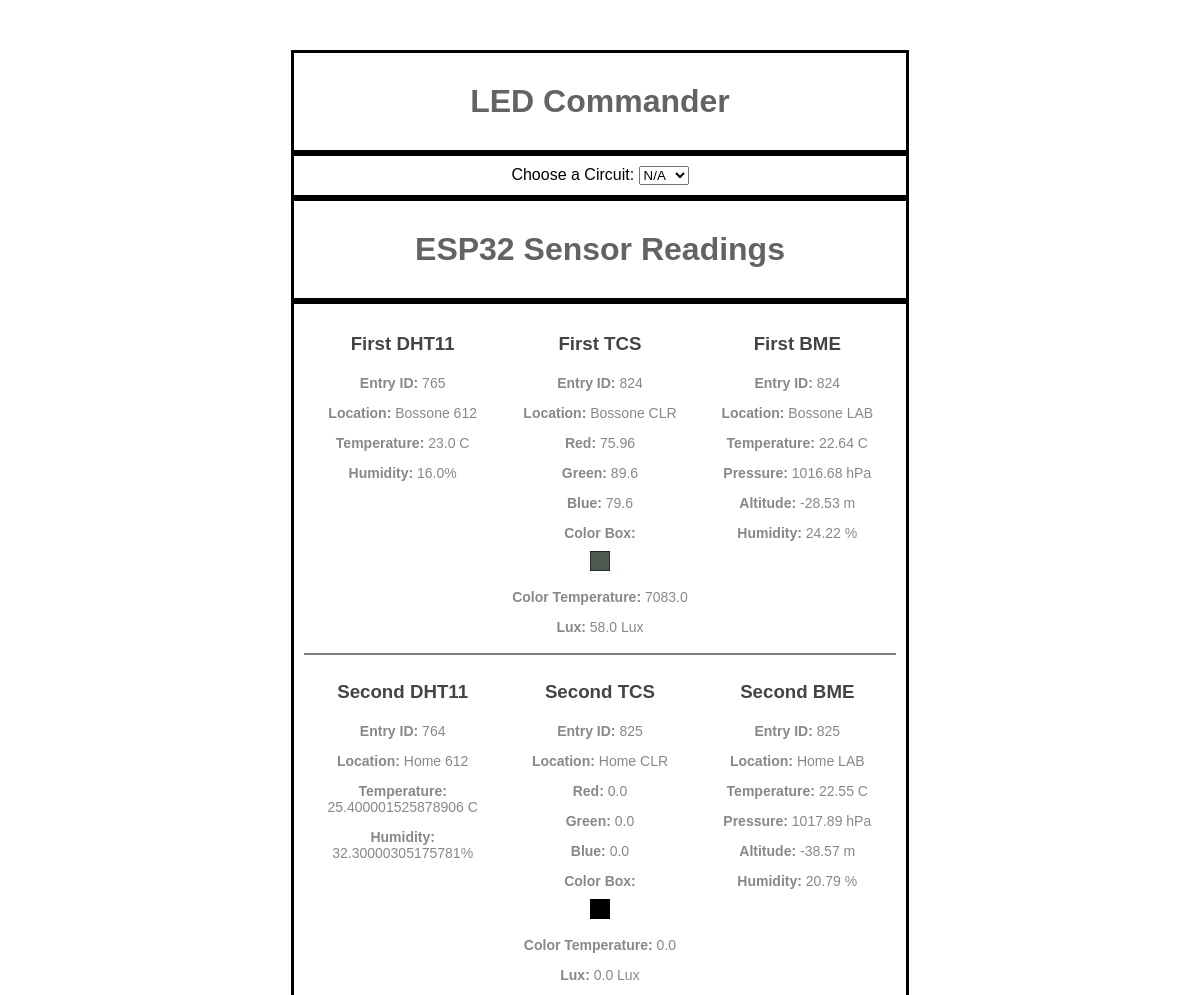
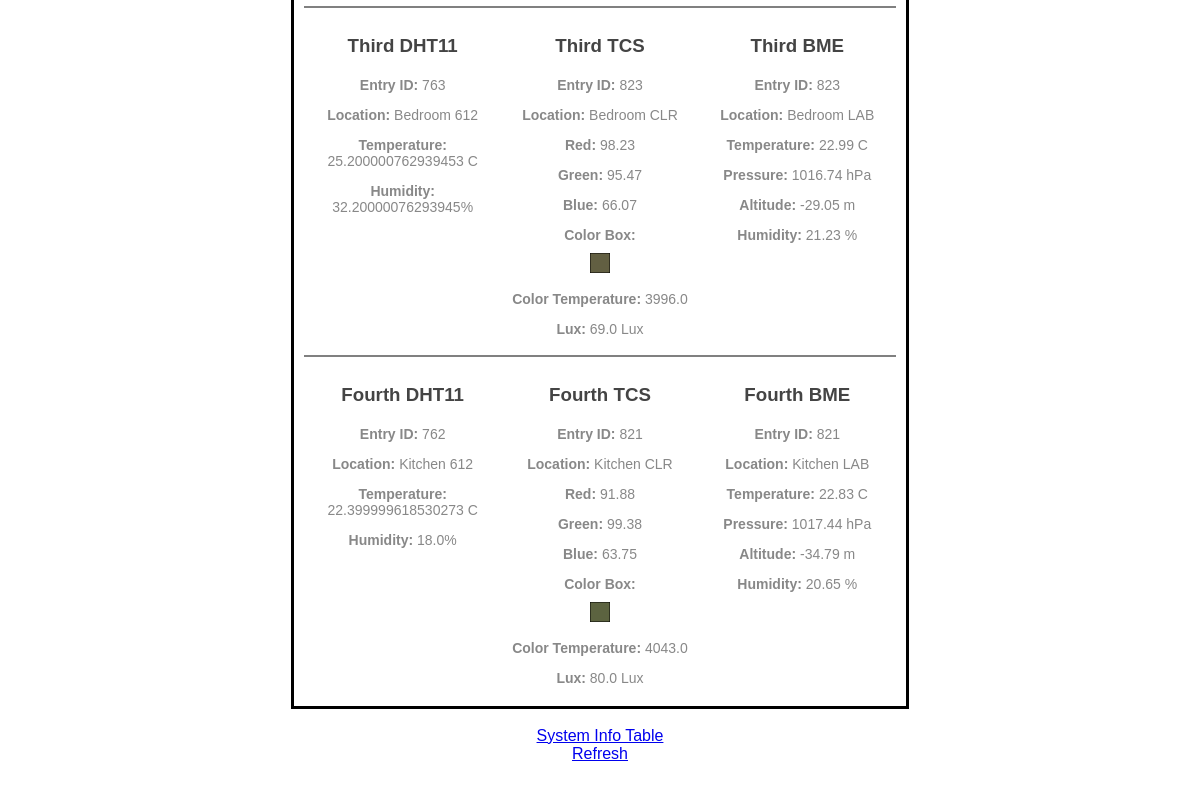
The page / on the database its author committed (2 pictures, top to bottom).
### database.py (models this page shows, shortened)
class Post_DHT(db.Model):
    __tablename__ = 'post_DHT'
    id = db.Column(db.Integer, primary_key=True)
    date_posted = db.Column(db.DateTime, nullable=False, default=datetime.now())
    temperature = db.Column(db.Float, nullable=False)
    humidity = db.Column(db.Float, nullable=False)
    sensor_id = db.Column(db.Integer, db.ForeignKey('sensor.id'), nullable=False)

class Sensor(db.Model):
    id = db.Column(db.Integer, primary_key=True)
    name = db.Column(db.String(100), unique=True, nullable=False)
    location = db.Column(db.String(100), nullable=False)
    posts_dht = db.relationship('Post_DHT', backref='author', lazy=True)
    posts_bme = db.relationship('Post_BME', backref='author', lazy=True)
    posts_tcs = db.relationship('Post_TCS', backref='author', lazy=True)

class Post_TCS(db.Model):
    __tablename__ = 'post_TCS'
    id = db.Column(db.Integer, primary_key=True)
    date_posted = db.Column(db.DateTime, nullable=False, default=datetime.now())
    red = db.Column(db.Float, nullable=False)
    green = db.Column(db.Float, nullable=False)
    blue = db.Column(db.Float, nullable=False)
    clr_temp = db.Column(db.Float, nullable=False)
    lux = db.Column(db.Float, nullable=False)
    sensor_id = db.Column(db.Integer, db.ForeignKey('sensor.id'), nullable=False)

class Post_BME(db.Model):
    __tablename__ = 'post_BME'
    id = db.Column(db.Integer, primary_key=True)
    date_posted = db.Column(db.DateTime, nullable=False, default=datetime.now())
    temperature = db.Column(db.Float, nullable=False)
    pressure = db.Column(db.Float, nullable=False)
    altitude = db.Column(db.Float, nullable=False)
    humidity = db.Column(db.Float, nullable=False)
    sensor_id = db.Column(db.Integer, db.ForeignKey('sensor.id'), nullable=False)

### database.py (the view)
@app.route('/', methods=["POST", "GET"])
def setLED():
    if request.method == "POST":
        circuit_id = None
        if (request.form.get("circuits") is None):
            return
        else:
            circuit_id = request.form.get("circuits")
        if (circuit_id[2] == "1"):
            if request.form.get("c1_redled"):
                c1_red_led_val = 1
            else:
                c1_red_led_val = 0
            if not (request.form["c1_blueled"]):
                c1_blue_led_val = 0
            else:
                c1_blue_led_val = int(request.form["c1_blueled"])
            data1 = json.dumps({
                    'redled': c1_red_led_val,
                    'blueled': c1_blue_led_val
            })
            try:
                r1 = requests.post("http://" + dic_cid_to_ip[circuit_id] + '/led_set_post', data=data1)
            except KeyError:
                print("Key:",circuit_id,"does not exist.")
        elif (circuit_id[2] == "2"):
            if not (request.form["c2_redled"]):
                c2_red_led_val = 0
            else:
                c2_red_led_val = int(request.form["c2_redled"])
            if not (request.form["c2_greenled"]):
                c2_green_led_val = 0
            else:
                c2_green_led_val = int(request.form["c2_greenled"])
            if not (request.form["c2_blueled"]):
                c2_blue_led_val = 0
            else:
                c2_blue_led_val = int(request.form["c2_blueled"])
            data2 = json.dumps({
                    'redled': c2_red_led_val,
                    'greenled': c2_green_led_val,
                    'blueled': c2_blue_led_val
                })
            try:
                r2 = requests.post("http://" + dic_cid_to_ip[circuit_id] + '/led_set_post', data=data2)
            except KeyError:
                print("Key:",circuit_id,"cid does not exist.")
        data_list = []
        for sensor_idd in range(1,13):
            iv,sv = retrieve_latest_record(sensor_idd)
            if ((sensor_idd % 3) == 0):
                data_list.append(sv)
            elif ((sensor_idd % 3) == 1):
                data_list.append(iv)
            elif ((sensor_idd % 3) == 2):
                data_list.append(sv)
        return render_template('Latest_Info_LED_Commander.html', data_list=data_list)
    else:
        data_list = []
        for sensor_idd in range(1,13):
            iv,sv = retrieve_latest_record(sensor_idd)
            if ((sensor_idd % 3) == 0):
                data_list.append(sv)
            elif ((sensor_idd % 3) == 1):
                data_list.append(iv)
            elif ((sensor_idd % 3) == 2):
                data_list.append(sv)
        return render_template('Latest_Info_LED_Commander.html', data_list=data_list)

### templates/Latest_Info_LED_Commander.html (shortened to what this page needs)
<!DOCTYPE html>
<html>
<head>
</head>
<body onload="onlodfunction()">
<div class="teetle">
	<h1>LED Commander</h1>
</div>
<div class="center2">
	<form action="" method="post">
		<label for="circuits">Choose a Circuit:</label>
		<select onchange="hideShow(value);" name="circuits" id ="circuits" selected="N/A">
			<option value="000"> N/A</option>
		</select>
	</form>
</div>
<div class="teetle">
    <h1> ESP32 Sensor Readings</h1>
</div>
<div class="teetle">
    <div class="row">
        <div class="column">
            <h3> First DHT11 </h3>
            <p> <b>Entry ID:</b> {{data_list[0].id}} </p>
            <p> <b>Location:</b> {{data_list[0].location_dht}} </p>
            <p> <b>Temperature:</b> {{data_list[0].temperature}} C</p>
            <p> <b>Humidity:</b> {{data_list[0].humidity}}%</p>
        </div>
        <div class="column">
            <h3> First TCS </h3>
            <p> <b>Entry ID:</b> {{data_list[1].id_tcs}} </p>
            <p> <b>Location:</b> {{data_list[1].location_tcs}} </p>
            <p> <b>Red:</b> {{data_list[1].red}} </p>
            <p> <b>Green:</b> {{data_list[1].green}} </p>
            <p> <b>Blue:</b> {{data_list[1].blue}} </p>
            <p> <b>Color Box:</b></p>
            <svg width="20" height="20" xmlns="http://www.w3.org/2000/svg">
                <title>box</title>
                <g id="Color_Box">
                    <title>Color_Box</title>
                    <rect id="svg_1" height="20" width="20" y="0" x="0" stroke="#000" fill="rgb({{data_list[1].red}},{{data_list[1].green}},{{data_list[1].blue}})"/>
                </g>
            </svg>
            <p> <b>Color Temperature:</b> {{data_list[1].clr_temp}} </p>
            <p> <b>Lux:</b> {{data_list[1].lux}} Lux</p>
        </div>
        <div class="column">
            <h3> First BME </h3>
            <p> <b>Entry ID:</b> {{data_list[2].id_bme}} </p>
            <p> <b>Location:</b> {{data_list[2].location_bme}} </p>
            <p> <b>Temperature:</b> {{data_list[2].temperature}} C</p>
            <p> <b>Pressure:</b> {{data_list[2].pressure}} hPa</p>
            <p> <b>Altitude:</b> {{data_list[2].altitude}} m</p>
            <p> <b>Humidity:</b> {{data_list[2].humidity}} %</p>
        </div>
    </div>
    <hr noshade>
    <div class="row">
        <div class="column">
            <h3> Second DHT11 </h3>
            <p> <b>Entry ID:</b> {{data_list[3].id}} </p>
            <p> <b>Location:</b> {{data_list[3].location_dht}} </p>
            <p> <b>Temperature:</b> {{data_list[3].temperature}} C</p>
            <p> <b>Humidity:</b> {{data_list[3].humidity}}%</p>
        </div>
        <div class="column">
            <h3> Second TCS </h3>
            <p> <b>Entry ID:</b> {{data_list[4].id_tcs}} </p>
            <p> <b>Location:</b> {{data_list[4].location_tcs}} </p>
            <p> <b>Red:</b> {{data_list[4].red}} </p>
            <p> <b>Green:</b> {{data_list[4].green}} </p>
            <p> <b>Blue:</b> {{data_list[4].blue}} </p>
            <p> <b>Color Box:</b></p>
            <svg width="20" height="20" xmlns="http://www.w3.org/2000/svg">
                <title>box</title>
                <g id="Color_Box">
                    <title>Color_Box</title>
                    <rect id="svg_1" height="20" width="20" y="0" x="0" stroke="#000" fill="rgb({{data_list[4].red}},{{data_list[4].green}},{{data_list[4].blue}})"/>
                </g>
            </svg>
            <p> <b>Color Temperature:</b> {{data_list[4].clr_temp}} </p>
            <p> <b>Lux:</b> {{data_list[4].lux}} Lux</p>
        </div>
        <div class="column">
            <h3> Second BME </h3>
            <p> <b>Entry ID:</b> {{data_list[5].id_bme}} </p>
            <p> <b>Location:</b> {{data_list[5].location_bme}} </p>
            <p> <b>Temperature:</b> {{data_list[5].temperature}} C</p>
            <p> <b>Pressure:</b> {{data_list[5].pressure}} hPa</p>
            <p> <b>Altitude:</b> {{data_list[5].altitude}} m</p>
            <p> <b>Humidity:</b> {{data_list[5].humidity}} %</p>
        </div>
    </div>
    <hr noshade>
    <div class="row">
        <div class="column">
            <h3> Third DHT11 </h3>
            <p> <b>Entry ID:</b> {{data_list[6].id}} </p>
            <p> <b>Location:</b> {{data_list[6].location_dht}} </p>
            <p> <b>Temperature:</b> {{data_list[6].temperature}} C</p>
            <p> <b>Humidity:</b> {{data_list[6].humidity}}%</p>
        </div>
        <div class="column">
            <h3> Third TCS </h3>
            <p> <b>Entry ID:</b> {{data_list[7].id_tcs}} </p>
            <p> <b>Location:</b> {{data_list[7].location_tcs}} </p>
            <p> <b>Red:</b> {{data_list[7].red}} </p>
            <p> <b>Green:</b> {{data_list[7].green}} </p>
            <p> <b>Blue:</b> {{data_list[7].blue}} </p>
            <p> <b>Color Box:</b></p>
            <svg width="20" height="20" xmlns="http://www.w3.org/2000/svg">
                <title>box</title>
                <g id="Color_Box">
                    <title>Color_Box</title>
                    <rect id="svg_1" height="20" width="20" y="0" x="0" stroke="#000" fill="rgb({{data_list[7].red}},{{data_list[7].green}},{{data_list[7].blue}})"/>
                </g>
            </svg>
            <p> <b>Color Temperature:</b> {{data_list[7].clr_temp}} </p>
            <p> <b>Lux:</b> {{data_list[7].lux}} Lux</p>
        </div>
        <div class="column">
            <h3> Third BME </h3>
            <p> <b>Entry ID:</b> {{data_list[8].id_bme}} </p>
            <p> <b>Location:</b> {{data_list[8].location_bme}} </p>
            <p> <b>Temperature:</b> {{data_list[8].temperature}} C</p>
            <p> <b>Pressure:</b> {{data_list[8].pressure}} hPa</p>
            <p> <b>Altitude:</b> {{data_list[8].altitude}} m</p>
            <p> <b>Humidity:</b> {{data_list[8].humidity}} %</p>
        </div>
    </div>
    <hr noshade>
    <div class="row">
        <div class="column">
            <h3> Fourth DHT11 </h3>
            <p> <b>Entry ID:</b> {{data_list[9].id}} </p>
            <p> <b>Location:</b> {{data_list[9].location_dht}} </p>
            <p> <b>Temperature:</b> {{data_list[9].temperature}} C</p>
            <p> <b>Humidity:</b> {{data_list[9].humidity}}%</p>
        </div>
        <div class="column">
            <h3> Fourth TCS </h3>
            <p> <b>Entry ID:</b> {{data_list[10].id_tcs}} </p>
            <p> <b>Location:</b> {{data_list[10].location_tcs}} </p>
            <p> <b>Red:</b> {{data_list[10].red}} </p>
            <p> <b>Green:</b> {{data_list[10].green}} </p>
            <p> <b>Blue:</b> {{data_list[10].blue}} </p>
            <p> <b>Color Box:</b></p>
            <svg width="20" height="20" xmlns="http://www.w3.org/2000/svg">
                <title>box</title>
                <g id="Color_Box">
                    <title>Color_Box</title>
                    <rect id="svg_1" height="20" width="20" y="0" x="0" stroke="#000" fill="rgb({{data_list[10].red}},{{data_list[10].green}},{{data_list[10].blue}})"/>
                </g>
            </svg>
            <p> <b>Color Temperature:</b> {{data_list[10].clr_temp}} </p>
            <p> <b>Lux:</b> {{data_list[10].lux}} Lux</p>
        </div>
        <div class="column">
            <h3> Fourth BME </h3>
            <p> <b>Entry ID:</b> {{data_list[11].id_bme}} </p>
            <p> <b>Location:</b> {{data_list[11].location_bme}} </p>
            <p> <b>Temperature:</b> {{data_list[11].temperature}} C</p>
            <p> <b>Pressure:</b> {{data_list[11].pressure}} hPa</p>
            <p> <b>Altitude:</b> {{data_list[11].altitude}} m</p>
            <p> <b>Humidity:</b> {{data_list[11].humidity}} %</p>
        </div>
    </div>
</div>
<br>
<a href="/system_info">System Info Table</a>
<br>
<a href="/">Refresh</a>
<br>
<br>
</body>
</html>

### templates/Latest_Info_LED_Commander.html (style rules this page uses)
html { font-family: Helvetica; display: inline-block; margin: 0px auto; text-align: center }
body { margin-top: 50px; }
.teetle { margin: auto; text-align: center; width: 50%; background: light rgb(24, 24, 24); border: 3px solid black; padding: 10px; }
.center2 { margin: auto;text-align: center;width: 50%;border: 3px solid black;padding: 10px; }
h1 { color: #424242d2; margin: 10px auto 10px; padding: 10px; }
h3 { color: #444444; margin-bottom: 20px; }
p { font-size: 14px; color: #888; margin-bottom: 10px; }
.column { float: left; width: 33.33%; }
.row:after { content: ""; display: table; clear: both; }

### rows shown on the page
Post_DHT: id "765", temperature "23.0", humidity "16.0"
Sensor: location "Bossone 612"
Post_TCS: id "824", red "75.96", green "89.6", blue "79.6", clr_temp "7083.0", lux "58.0"
Sensor: location "Bossone CLR"
Post_BME: id "824", temperature "22.64", pressure "1016.68", altitude "-28.53", humidity "24.22"
Sensor: location "Bossone LAB"
Post_DHT: id "764", temperature "25.400001525878906", humidity "32.30000305175781"
Sensor: location "Home 612"
Post_TCS: id "825", red "0.0", green "0.0", blue "0.0", clr_temp "0.0", lux "0.0"
Sensor: location "Home CLR"
Post_BME: id "825", temperature "22.55", pressure "1017.89", altitude "-38.57", humidity "20.79"
Sensor: location "Home LAB"
Post_DHT: id "763", temperature "25.200000762939453", humidity "32.20000076293945"
Sensor: location "Bedroom 612"
Post_TCS: id "823", red "98.23", green "95.47", blue "66.07", clr_temp "3996.0", lux "69.0"
Sensor: location "Bedroom CLR"
Post_BME: id "823", temperature "22.99", pressure "1016.74", altitude "-29.05", humidity "21.23"
Sensor: location "Bedroom LAB"
Post_DHT: id "762", temperature "22.399999618530273", humidity "18.0"
Sensor: location "Kitchen 612"
Post_TCS: id "821", red "91.88", green "99.38", blue "63.75", clr_temp "4043.0", lux "80.0"
Sensor: location "Kitchen CLR"
Post_BME: id "821", temperature "22.83", pressure "1017.44", altitude "-34.79", humidity "20.65"
Sensor: location "Kitchen LAB"
